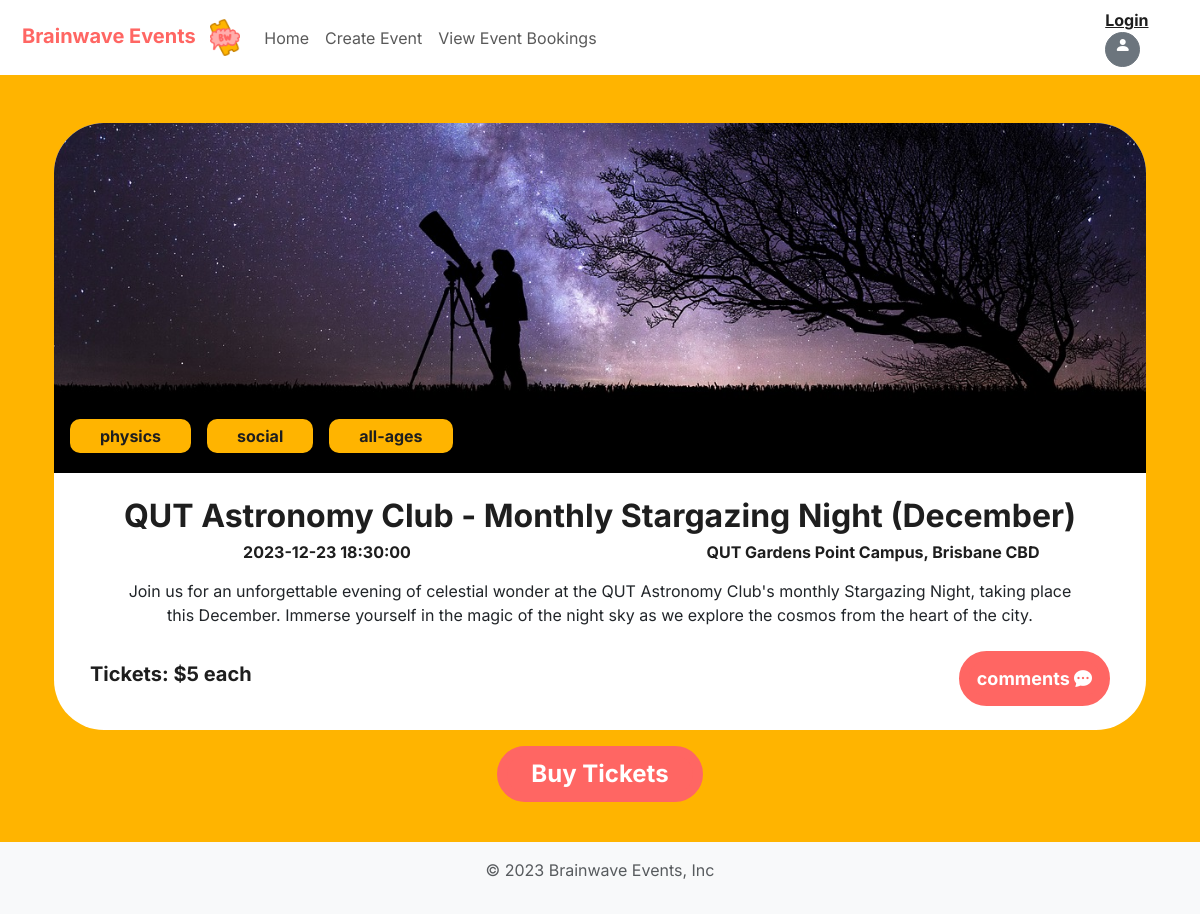
Screenshot of /event-detail-view?target_event=1 with the database file from the repository.
### website/models.py (models this page shows, shortened)
class Event(db.Model):
    __tablename__='events'
    id = db.Column(db.Integer, primary_key=True)
    title = db.Column(db.String(250), index=True, unique=False, nullable=False)
    description = db.Column(db.String(250), index=True, unique=False, nullable=False)
    location = db.Column(db.String(250), nullable=False)
    start_time = db.Column(db.DateTime, nullable=False)
    cover_image_path = db.Column(db.String(250))
    total_num_tickets = db.Column(db.Integer, nullable=False)
    price_per_ticket = db.Column(db.Double, nullable=False, default=0.00)
    status = db.Column(db.String(250), nullable=False,default='Open')
    long_description = db.Column(db.String(1000),nullable=False)
    orders = db.relationship('Order', backref='event')

### website/views.py (the view)
@main_bp.route('/event-detail-view')
def view_event():
    event_id = request.args.get('target_event')
    event = db.session.scalar(db.select(Event).where(Event.id==event_id))
    return render_template('event-detail-view.html', event=event)

### website/templates/event-detail-view.html (shortened to what this page needs)
<!doctype html>
{% extends 'base.html' %}
{% import "bootstrap/form.html" as wtf %}
{% block content %}
<div class="container pt-4 align-items-center">
  <div class="align-self-center">
    <div class="p-0 rounded-pill-both text-center bg-white">
      <div class="row pb-2">
        <div class="col position-relative">
          <div class="item">
            <div class="hstack gap-3 tag-group m-3">
              <span class="tag">physics</span>
              <span class="tag">social</span>
              <span class="tag">all-ages</span>
            </div>
            <img src="{{'static/img/' + event.cover_image_path}}"style="max-height: 350px; width: 100%; object-fit: cover;object-position:bottom;" class="img-fluid overflow-hidden rounded-pill-top mt-0 mb-3" alt="telescope-example-img">
          </div>
          </div>
      </div>
      <div class="container">
        <p class="h2">{{event.title}}</p>
        <div class="row pb-2">
          <div class="col align-self-center">
            <p class="h6">{{event.start_time}}</p>
          </div>
          <div class="col align-self-center">
            <p class="h6">{{event.location}}</p>
          </div>
        </div>
        <div class="row mx-5">
          <div class="col align-self-center">{{event.description}}</div>
        </div>
        <div class="d-flex align-items-center justify-content-between mx-4 py-4">
          <span class="h5">Tickets: $5 each</span>
          <button type="button" class="btn btn-cherry btn-sm rounded-pill">
            <span> comments</span>
            <span class="bi bi-chat-dots-fill"></span>
          </button>
        </div>
      </div>
    </div>
  </div>
  <div class= "row text-center py-3">
    <div class="col align-self-center">
      <button type="button" class="btn btn-cherry rounded-pill px-4 py-0" data-bs-toggle="modal" data-bs-target="#exampleModal">
        <span>Buy Tickets</span>
      </button>
    </div>
  </div>
</div>
    {% endblock %}

### website/static/style/style.css (style rules this page uses)
.h2 { color: #1E1E1E; font-weight: bold; }
.h5 { color: #1E1E1E; font-weight: bold; }
.h6 { color: #1E1E1E; font-weight: bold; }
.rounded-pill-top { border-top-left-radius: 50px; border-top-right-radius: 50px; vertical-align: middle; }
.rounded-pill-both { border-radius: 50px; }
.btn-cherry.btn-sm { font-size: large; }
.btn-cherry { background-color: #FF6663; border-color: #FF6663; color: white; font-weight: bold; font-size:x-large; border-width: 10px; }
.item { position:relative; }
.tag { position: relative; background-color: #FFB400; text-align: center; border-radius: 10px; color:#1E1E1E; padding:5px 30px; font-size:16px; font-weight: bold; }
.tag-group { position: absolute; z-index: 2; bottom: 20px; text-align: left; }
body { font-family:'Inter', sans-serif !important; font-weight: 400; }

### rows the page displays
Event: cover_image_path (picture), title "QUT Astronomy Club - Monthly Stargazing Night (December)", start_time "2023-12-23 18:30:00", location "QUT Gardens Point Campus, Brisbane CBD", description "Join us for an unforgettable evening of celestial wonder at the QUT Astronomy Club's monthly Stargazing Night, taking place this December. Immerse yourself in the magic of the night sky as we explore the cosmos from the heart of the city."
